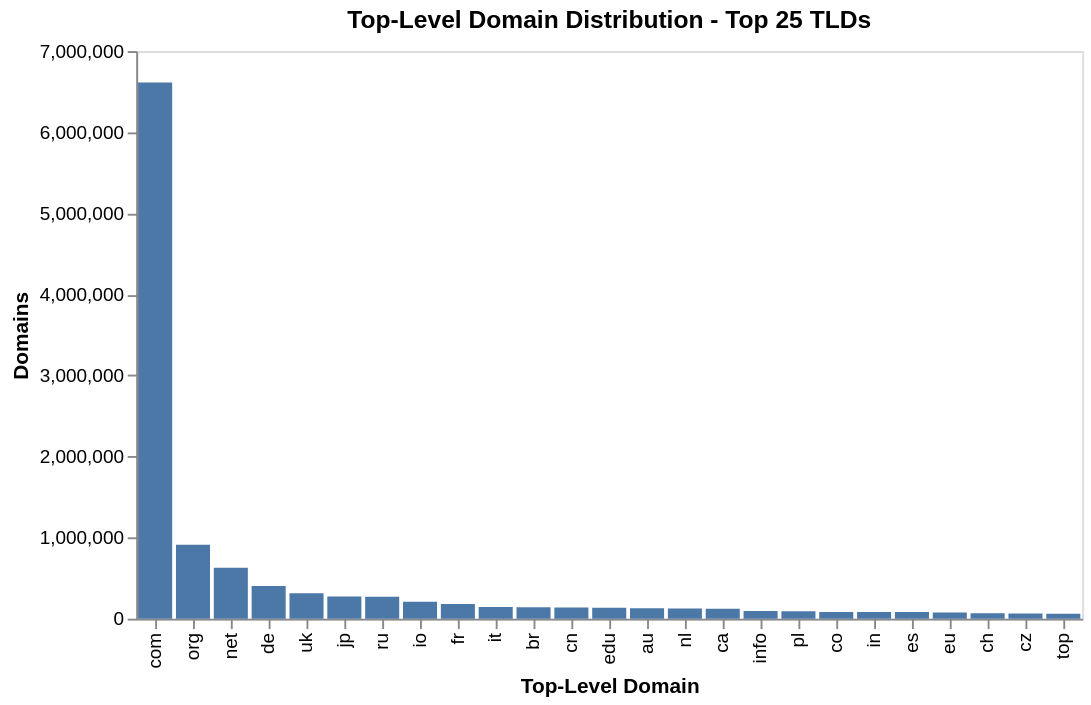

The cell this chart's notebook holds for it:
### Code cell
# Create the Altair chart with log10 y-axis, no grid, no axis lines, no border, and modified x-axis title
chart = (
    alt.Chart(df.slice(0, 25))
    .mark_bar()
    .encode(
        x=alt.X("tld:N", title="Top-Level Domain", sort="-y"),
        y=alt.Y("count:Q", title="Domains", axis=alt.Axis(grid=False)),
        tooltip=["tld", "count"],
    )
    .properties(title="Top-Level Domain Distribution - Top 25 TLDs")
)

# Display the chart
chart.show()

### Figure 1 — Vega-Lite specification as saved in the notebook (floating-point values rounded to 4 significant figures)
{"config": {"view": {"continuousWidth": 300, "continuousHeight": 300}}, "data": {"name": "data-b5297b7f4c8165db3fe6da5aa14f5a15"}, "mark": {"type": "bar"}, "encoding": {"tooltip": [{"field": "tld", "type": "nominal"}, {"field": "count", "type": "quantitative"}], "x": {"field": "tld", "sort": "-y", "title": "Top-Level Domain", "type": "nominal"}, "y": {"axis": {"grid": false}, "field": "count", "title": "Domains", "type": "quantitative"}}, "title": "Top-Level Domain Distribution - Top 25 TLDs", "$schema": "https://vega.github.io/schema/vega-lite/v6.4.1.json", "datasets": {"data-b5297b7f4c8165db3fe6da5aa14f5a15": [{"tld": "com", "count": 6613000.0}, {"tld": "org", "count": 911900.0}, {"tld": "net", "count": 627600.0}, {"tld": "de", "count": 403300.0}, {"tld": "uk", "count": 313800.0}, {"tld": "jp", "count": 274000.0}, {"tld": "ru", "count": 270100.0}, {"tld": "io", "count": 209000.0}, {"tld": "fr", "count": 180700.0}, {"tld": "it", "count": 145000.0}, {"tld": "br", "count": 140800.0}, {"tld": "cn", "count": 137300.0}, {"tld": "edu", "count": 134900.0}, {"tld": "au", "count": 127800.0}, {"tld": "nl", "count": 125900.0}, {"tld": "ca", "count": 122500.0}, {"tld": "info", "count": 93440.0}, {"tld": "pl", "count": 90810.0}, {"tld": "co", "count": 82760.0}, {"tld": "in", "count": 82400.0}, {"tld": "es", "count": 81620.0}, {"tld": "eu", "count": 74950.0}, {"tld": "ch", "count": 66160.0}, {"tld": "cz", "count": 62720.0}, {"tld": "top", "count": 61970.0}]}}
